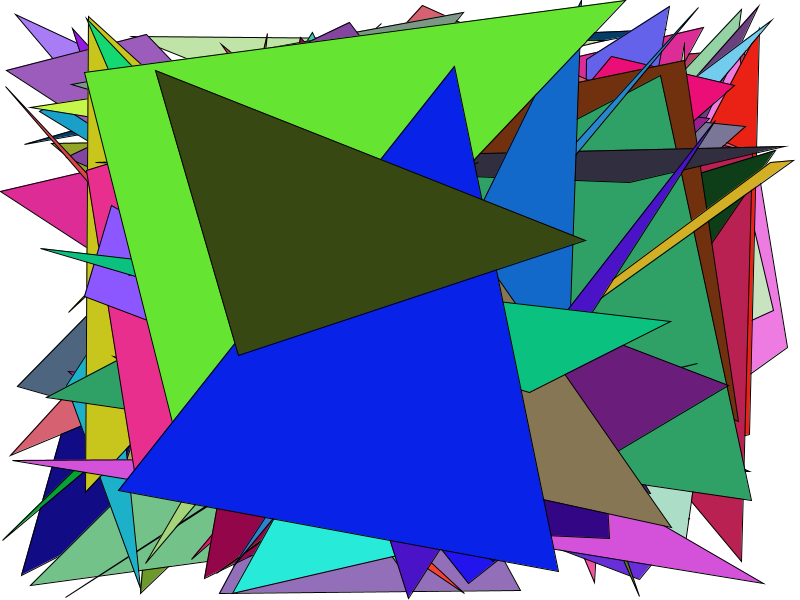
Frame 1 (no input)
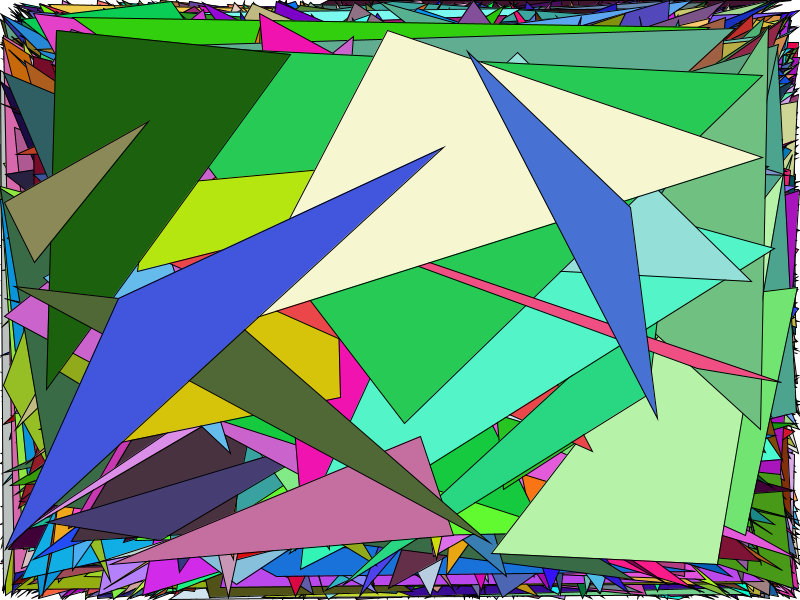
Frame 60 (the mouse pressed at the canvas centre just before this capture)
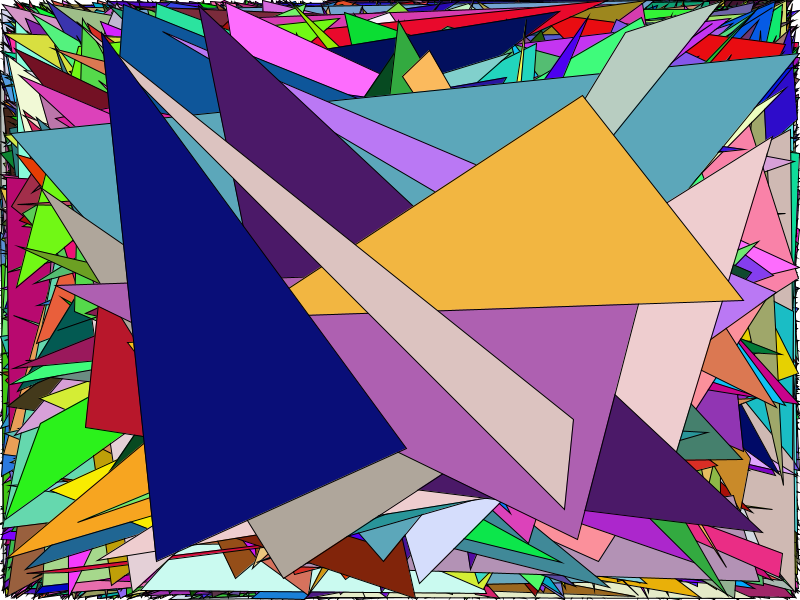
Frame 120 (the mouse held since frame 60 and released just before this capture)

The Processing sketch that drew these frames (run headless with seeded random() and noise(); from frame 60 on, the mouse is pressed at the canvas centre):

// Processing sketch: processing_159176
// ── processing_159176.pde

void setup(){
  size(800,600);
background(255,255,255);
}
void draw (){
for(int i=0; i<100; i++) {
fill(random (0,255), random(0,255), random(0,255));
int p1x =(int) random(0,800);
int p1y =(int) random(0,600);

int p2x =(int) random(0,800);
int p2y =(int) random(0,600);

int p3x =(int) random(0,800);
int p3y =(int) random(0,600);

triangle(p1x, p1y, p2x, p2y, p3x, p3y);
}
}
